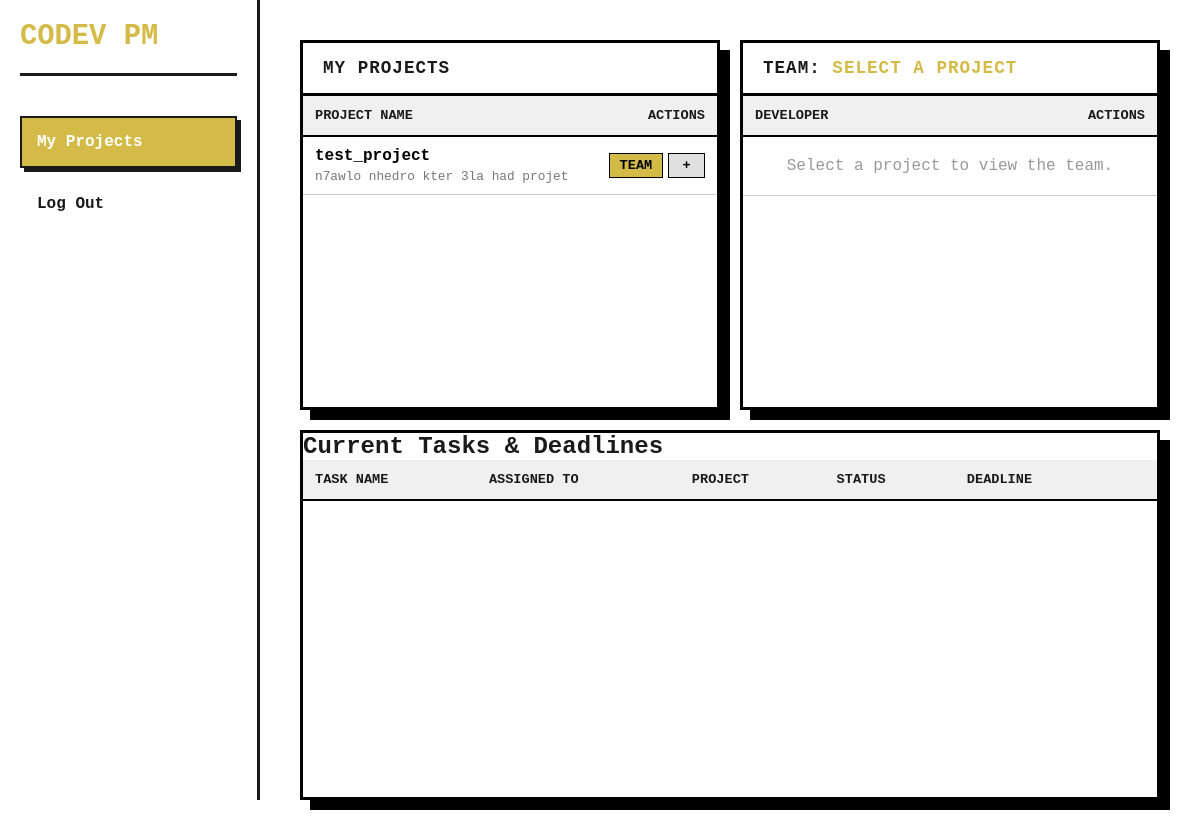
Before: /pm_dash.php (signed in) with the older database file.
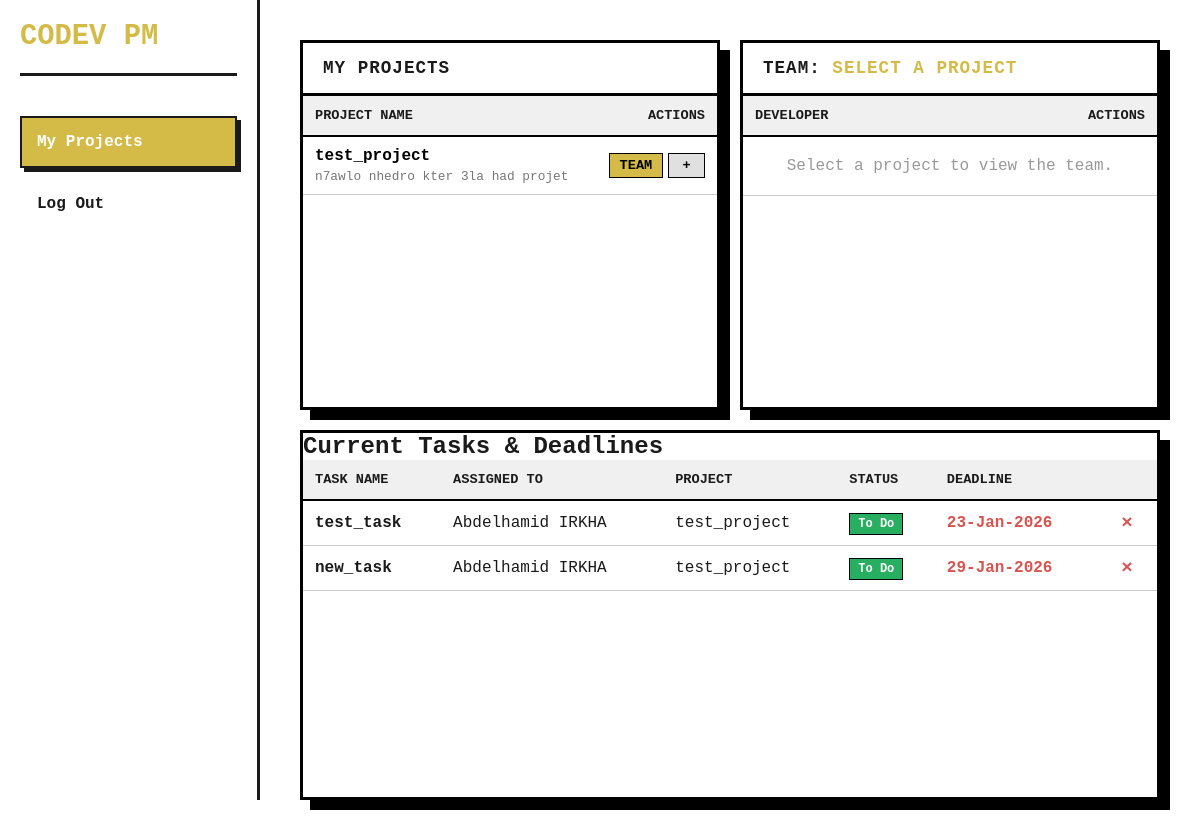
After: the same page with the newer database file.
### tables this page shows
CREATE TABLE Projects (
    project_id INTEGER PRIMARY KEY AUTOINCREMENT,
    name TEXT NOT NULL,
    description TEXT,
    pm_id INTEGER NOT NULL,
    FOREIGN KEY (pm_id) REFERENCES Users(user_id) ON DELETE RESTRICT
);

CREATE TABLE "Tasks" (
    task_id INTEGER PRIMARY KEY AUTOINCREMENT,
    title TEXT NOT NULL,
    description TEXT,
    status TEXT CHECK (
        status IN ('To Do', 'In Progress', 'Done')
    ) DEFAULT 'To Do',
    project_id INTEGER NOT NULL,
    assigned_to INTEGER NOT NULL,
    deadline DATETIME NOT NULL,
    created_at DATETIME DEFAULT CURRENT_TIMESTAMP, -- New column replacing created_by
    FOREIGN KEY (project_id) REFERENCES Projects (project_id) ON DELETE CASCADE,
    FOREIGN KEY (assigned_to) REFERENCES Users (user_id)
);

CREATE TABLE Users (
    user_id INTEGER PRIMARY KEY AUTOINCREMENT,
    first_name TEXT NOT NULL,
    last_name TEXT NOT NULL,
    username TEXT NOT NULL UNIQUE,
    email TEXT NOT NULL UNIQUE,
    password_hash TEXT NOT NULL,
    role TEXT CHECK(role IN ('Admin', 'Project Manager', 'Developer')) NOT NULL
);

### Includes/functions.php (called while the page is built, shortened)
<?php
    function get_db_connection(){
        $pdo = new PDO('sqlite:codev.db');
        return $pdo;
    }
    function get_pm_projects($pm_id) {
        $pdo = get_db_connection();
        $stmt = $pdo->prepare("SELECT * FROM projects WHERE pm_id = :pm_id");
        $stmt->bindValue(':pm_id', $pm_id);
        $stmt->execute();
        return $stmt->fetchAll();
    }
    function get_pm_tasks($pm_id){
        $pdo = get_db_connection();
        $stmt = $pdo->prepare("SELECT t.*, p.name as project_name FROM tasks t
        JOIN projects p ON t.project_id = p.project_id
        WHERE p.pm_id = :pm_id");
        $stmt->bindValue(':pm_id', $pm_id);
        $stmt->execute();
        return $stmt->fetchAll();
    }
    function get_dev_by_id($user_id){
        $pdo = get_db_connection();
        $stmt = $pdo->prepare("SELECT * FROM users WHERE user_id = :user_id AND role = 'Developer'");
        $stmt->bindValue(':user_id', $user_id);
        $stmt->execute();
        return $stmt->fetch(PDO::FETCH_ASSOC);
    }
?>

### pm_tabs/home.php (the view, shortened to what the changed rows need)
<?php
    require_once "Includes/functions.php";
    $pm_id = $_SESSION['user_id'];
    $my_projects = get_pm_projects($pm_id);
    $selected_project_id = isset($_GET['view_team']) ? $_GET['view_team'] : null;
    $all_tasks = get_pm_tasks($pm_id);
?>
<div class="pm-container">
    <div class="pm-top-section">
        <div class="dev-card">
            <div class="scrollable-table">
                <table>
                    <thead>
                        <tr>
                            <th>Project Name</th>
                            <th style="text-align: right;">Actions</th>
                        </tr>
                    </thead>
                    <tbody>
                        <?php foreach($my_projects as $proj): ?>
                        <tr style="<?= $selected_project_id == $proj['project_id'] ? 'background-color: #fffde7;' : '' ?>">
                            <td>
                                <div style="font-weight: bold; font-size: 1rem; color: #000;">
                                    <?= htmlspecialchars($proj['name']) ?>
                                </div>
                                <div style="font-size: 0.8rem; color: #777; margin-top: 4px;">
                                    <?= htmlspecialchars(substr($proj['description'], 0, 45)) . (strlen($proj['description']) > 45 ? '...' : '') ?>
                                </div>
                            </td>
                            <td style="text-align: right; vertical-align: middle;">
                                <div style="display: flex; justify-content: flex-end; gap: 5px; align-items: center;">
                                    <a href="?page=home&view_team=<?= $proj['project_id'] ?>"
                                       class="btn"
                                       style="padding: 4px 10px; background: var(--pm-color); color: #000; font-weight: bold; border: 1px solid #000; text-decoration: none; font-size: 0.85rem; display: inline-block;">
                                       TEAM
                                    </a>
                                    <a href="?page=home&action=assign_dev&project_id=<?= $proj['project_id'] ?>&view_team=<?= $proj['project_id'] ?>"
                                       class="btn" title="Add Developer"
                                       style="padding: 4px 10px; font-weight: bold; font-size: 0.85rem; background: #e0e0e0; color: #000; border: 1px solid #000; text-decoration: none; display: flex; align-items: center; justify-content: center;">
                                       +
                                    </a>
                                </div>
                            </td>
                        </tr>
                        <?php endforeach; ?>
                    </tbody>
                </table>
            </div>
        </div>
        <div class="dev-card">
            <div class="scrollable-table">
                <table>
                    <thead>
                        <tr>
                            <th>Developer</th>
                            <th style="text-align: right;">Actions</th>
                        </tr>
                    </thead>
                </table>
            </div>
        </div>
    </div>
    <div class="pm-bottom-section">
        <div class="dev-card">
            <h2>Current Tasks & Deadlines</h2>
            <div class="scrollable-table">
                <table>
                    <thead>
                        <tr>
                            <th>Task Name</th>
                            <th>Assigned To</th>
                            <th>Project</th>
                            <th>Status</th>
                            <th>Deadline</th>
                            <th></th>
                        </tr>
                    </thead>
                    <tbody>
                        <?php foreach($all_tasks as $task): ?>
                        <tr>
                            <td><strong><?= htmlspecialchars($task['title']) ?></strong></td>
                            <td><?= htmlspecialchars(get_dev_by_id($task['assigned_to'])['first_name'] . ' ' . get_dev_by_id($task['assigned_to'])['last_name']) ?></td>
                            <td><?= htmlspecialchars($task['project_name']) ?></td>
                            <td>
                                <span style="padding: 3px 8px; border: 1px solid #000; background: <?= ($task['status']=='Pending'?'#f39c12':($task['status']=='In Progress'?'#3498db':'#27ae60')) ?>; color: white; font-size: 0.75rem; font-weight: bold;">
                                    <?= htmlspecialchars($task['status']) ?>
                                </span>
                            </td>
                            <td style="color: #d9534f; font-weight: bold;">
                                <?= htmlspecialchars(date('j-M-Y',$task['deadline'])) ?>
                            </td>
                            <td style="text-align: center; vertical-align: middle;">
                                <a href="?page=home&action=delete_task&task_id=<?= $task['task_id'] ?><?= isset($_GET['view_team']) ? '&view_team='.$_GET['view_team'] : '' ?>"
                                onclick="return confirm('Are you sure you want to delete this task?');"
                                title="Delete Task"
                                style="display: flex; align-items: center; justify-content: center; width: 24px; height: 24px; border-radius: 4px; color: #d9534f; font-weight: bold; text-decoration: none; font-size: 1.2rem; margin: 0 auto;">
                                &times;
                                </a>
                            </td>
                        </tr>
                        <?php endforeach; ?>
                    </tbody>
                </table>
            </div>
        </div>
    </div>
</div>

Changed rows visible on the page:
added tasks: title "test_task", assigned_to.last_name "Abdelhamid IRKHA", project.name "test_project", status "To Do", deadline "23-Jan-2026"
added tasks: title "new_task", assigned_to.last_name "Abdelhamid IRKHA", project.name "test_project", status "To Do", deadline "29-Jan-2026", $task['task_id'] 2 (drawn)
